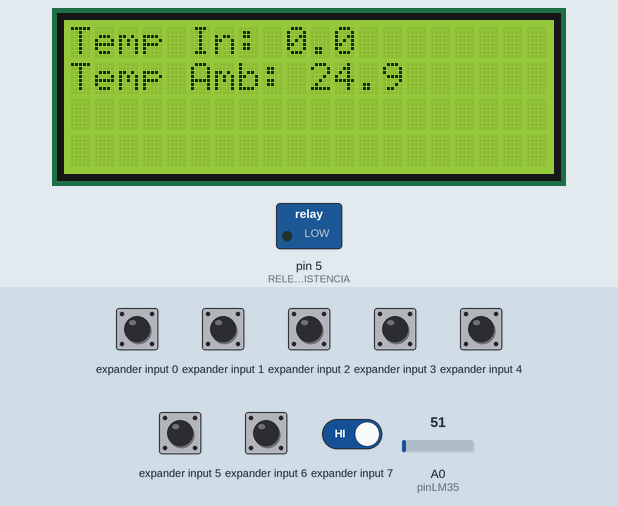
Recording of a sketch running on a simulated Arduino Uno, built with avr-gcc and run on an emulated ATmega328P. Parts: 20×4 character LCD, switched loads named in the sketch (green lamp = pin HIGH). Wiring (inferred from the names in the program): input shift register (74HC165): load pin 3; clock pin 4; serial out pin 2. The test bench sets the inputs (shaded band); at power-on: expander input 0–7 HIGH, A0 (pinLM35) = 51. Storage starts empty; pins used as bus, display or sensor lines are not drawn; what the sketch prints to the serial monitor is not drawn.

Above: at 3.3 s.
3.4 s: A0 (pinLM35) set to 22
At 11.3 s:
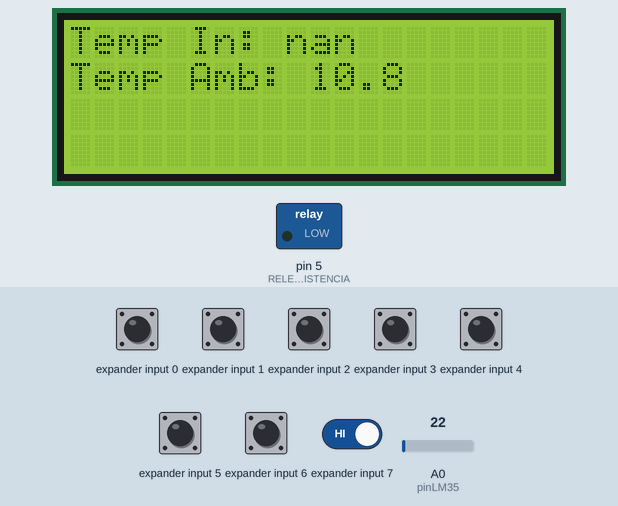
17.4 s: A0 (pinLM35) set to 19
At 18.9 s:
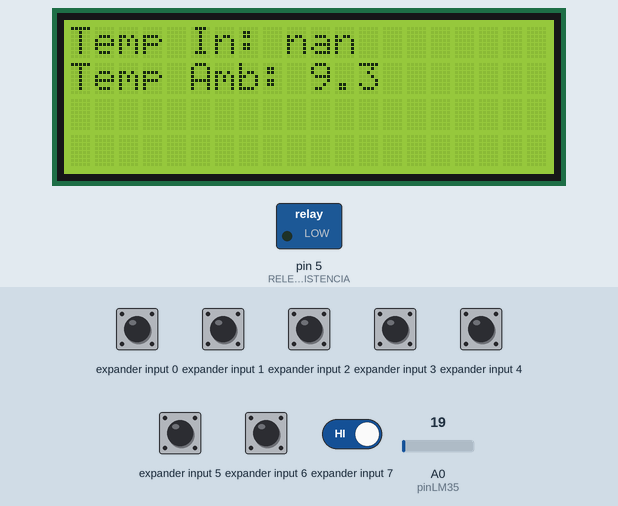
31.4 s: A0 (pinLM35) set to 30
At 32.1 s:
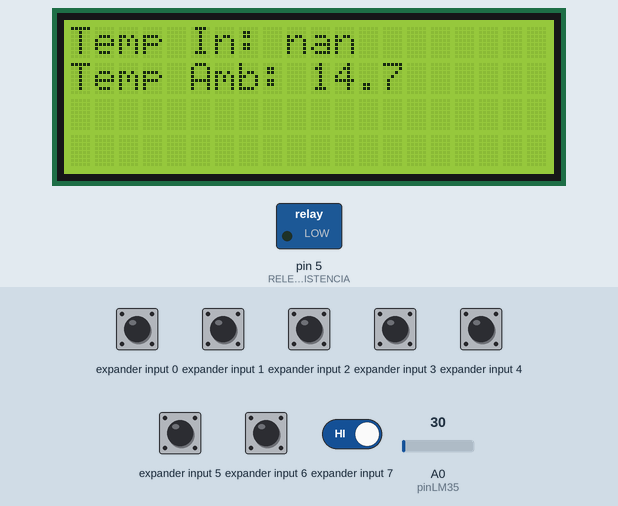
45.4 s: A0 (pinLM35) set to 15
At 45.7 s:
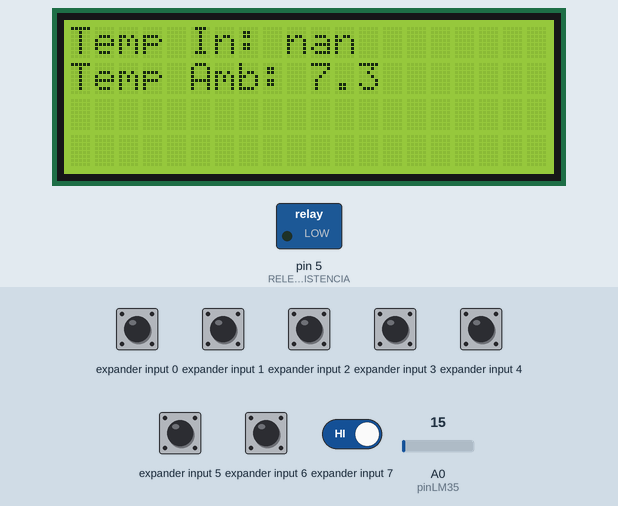
59.4 s: A0 (pinLM35) set to 61
At 60.0 s:
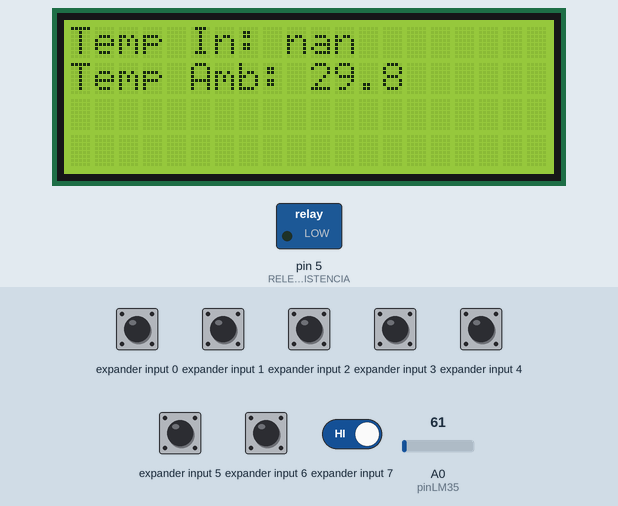
73.4 s: expander input 7 driven LOW
At 75.9 s:
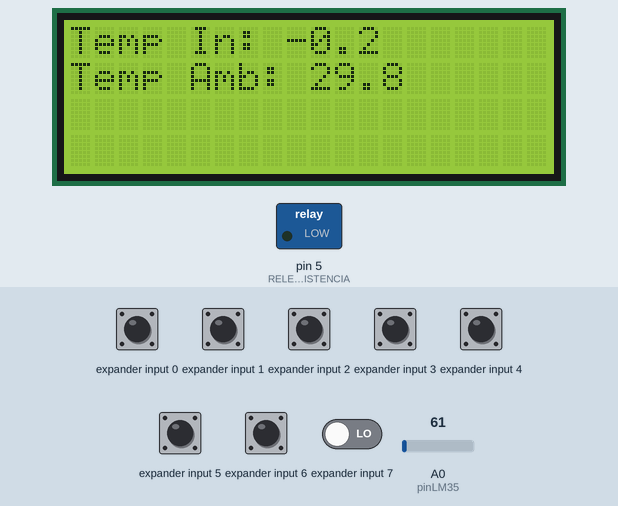
Timing chart, 0 to 77.4 s (numbered marks = the images above; inputs shaded):
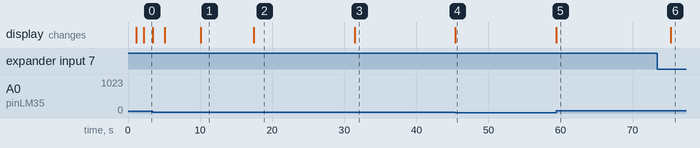

The sketch:

teste-tcross.ino
```cpp
#include <Wire.h>
#include <LiquidCrystal_I2C.h>
#include <SPI.h>
#include <math.h>
#include <max6675.h>
#include <SD.h>  // Biblioteca para comunicação com o cartão SD

// Configuração do LCD
LiquidCrystal_I2C lcd(0x27, 20, 4);  // Endereço do LCD
File myFile;  // Arquivo para armazenar dados no SD

// Pinos para o MAX6675
#define MAX6675_SO 2
#define MAX6675_CS 3
#define MAX6675_SCK 4
#define RELE_RESISTENCIA 5  // Pino do relé da resistência

// Pino para o sensor LM35
const int pinLM35 = A0;  // Pino analógico para o LM35
#define CS_PIN 10  // Pino de Chip Select (CS) para o SD Card

double temperatura;
double setPoint_resistencia = 70.0;
double input;
const double histerese = 2.0;  // Faixa de histerese de +- 2°C
float intercepto = 3.267;
float slope = 0.938;
unsigned long tempoAnterior = 0;
const long intervaloTela = 5000;  // Intervalo de 10 segundos para atualizar a tela
unsigned long intervaloPID = 5000;   // Intervalo para atualizar
bool resistenciaLigada = true;  // Estado da resistência (ligada ou desligada)
bool passouSetpoint = false;    // Flag para verificar se passou pelo setpoint

void setup() {
    analogReference(DEFAULT);
    Serial.begin(9600);
    lcd.init();
    lcd.backlight();
    pinMode(RELE_RESISTENCIA, OUTPUT);

    // Inicializar o cartão SD
    if (!SD.begin(CS_PIN)) {
        Serial.println("Falha ao inicializar o cartão SD");
        lcd.setCursor(0, 0);
        lcd.print("Falha no SD!");
        while (1);  // Fica em loop se não conseguir inicializar
    }

    myFile = SD.open("datalog.csv", FILE_WRITE);
    if (myFile) {
        myFile.println("Tempo,Temp In (C),Temp Amb (C)");  // Cabeçalho
        myFile.close();
        Serial.println("Arquivo CSV criado com sucesso");
    } else {
        Serial.println("Erro ao criar arquivo CSV");
    }

    lcd.setCursor(0, 1);
    lcd.print("Bem Vindo!");
    delay(1000);
    lcd.clear();

    lcd.setCursor(0, 1);
    lcd.print("Projeto Capeta");
    delay(1000);
    lcd.clear();
}

void loop() {
    unsigned long currentMillis = millis();

    // Atualizar leitura a cada intervaloPID
    if (currentMillis - tempoAnterior >= intervaloPID) {
        tempoAnterior = currentMillis;

        // Ler temperatura do termopar e aplicar a equação de calibração
        temperatura = leer_termopar();
        float temperaturaCorrigida = (slope * temperatura) + intercepto;
        input = temperaturaCorrigida - 3.5;

        // Controle de histerese para o relé da resistência
        if (input > setPoint_resistencia + histerese) {
            digitalWrite(RELE_RESISTENCIA, HIGH);  // Desliga a resistência
            resistenciaLigada = false;
        } else if (input < setPoint_resistencia - histerese) {
            digitalWrite(RELE_RESISTENCIA, LOW);  // Liga a resistência
            resistenciaLigada = true;
        }

        // Verificar se passou pelo setpoint
        if (input >= setPoint_resistencia) {
            passouSetpoint = true;
        } else {
            passouSetpoint = false;
        }

        // Leitura da temperatura ambiente com o LM35
        float temperaturaAmbiente = lerTemperaturaLM35();

        // Enviar dados para monitor serial
        Serial.print("Temp. Bruta: ");
        Serial.print(temperatura, 2);
        Serial.print(" C, Temp. Corrigida: ");
        Serial.print(input, 2);
        Serial.print(" C, Temp. Ambiente: ");
        Serial.print(temperaturaAmbiente, 2);
        Serial.print(" C, Passou Setpoint: ");
        Serial.println(passouSetpoint ? "Sim" : "Nao");

        // Registrar dados no arquivo CSV
        logToFile(input, temperaturaAmbiente);
    }

    // Alternar entre telas a cada 10 segundos
    if (currentMillis % intervaloTela < intervaloPID) {
        lcd.clear();
        lcd.setCursor(0, 0);
        lcd.print("Temp In: ");
        lcd.print(input, 1);
        lcd.setCursor(0, 1);
        lcd.print("Temp Amb: ");
        lcd.print(lerTemperaturaLM35(), 1);
    }
}

// Função para ler temperatura do termopar (MAX6675)
double leer_termopar() {
    uint16_t v;
    pinMode(MAX6675_CS, OUTPUT);
    pinMode(MAX6675_SO, INPUT);
    pinMode(MAX6675_SCK, OUTPUT);

    digitalWrite(MAX6675_CS, LOW);
    unsigned long startMicros = micros();
    while (micros() - startMicros < 1);  // Esperar 1 microsegundo

    v = shiftIn(MAX6675_SO, MAX6675_SCK, MSBFIRST);
    v <<= 8;
    v |= shiftIn(MAX6675_SO, MAX6675_SCK, MSBFIRST);
    digitalWrite(MAX6675_CS, HIGH);

    if (v & 0x4) {
        return NAN;  // Termopar desconectado
    }
    v >>= 3;
    return v * 0.25;
}

// Função para ler a temperatura do LM35
float lerTemperaturaLM35() {
    int leituraLM35 = analogRead(pinLM35);
    float temperatura = (leituraLM35 * (5.0 / 1023.0)) * 100.0;
    return temperatura;
}

// Função para gravar os dados no arquivo CSV
void logToFile(double tempIn, double tempOut) {
    myFile = SD.open("datalog.csv", FILE_WRITE);
    if (myFile) {
        unsigned long currentTime = millis() / 1000;  // Tempo em segundos
        myFile.print(currentTime);
        myFile.print(",");
        myFile.print(tempIn, 2);
        myFile.print(",");
        myFile.println(tempOut, 2);
        myFile.close();
        Serial.println("Dados gravados no arquivo CSV");
    } else {
        Serial.println("Erro ao abrir o arquivo CSV para escrita");
    }
}
```

Measured:
- after the input at 17.4 s, the display: changes at once (image 2)
- after the input at 31.4 s, the display: changes at once (image 3)
- after the input at 45.4 s, the display: changes at once (image 4)
- after the input at 59.4 s, the display: changes at once (image 5)
- after the input at 73.4 s, the display: changes after 1.9 s (image 6)
